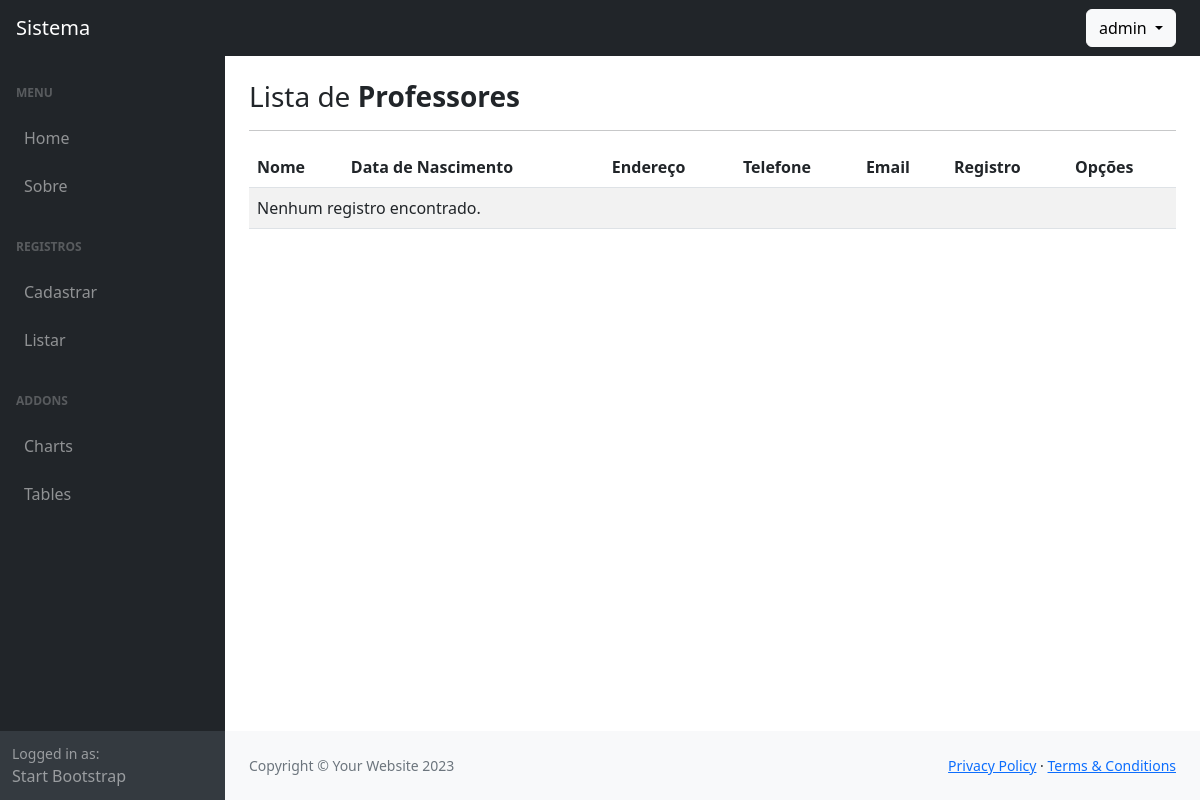
The page /listar/professores/ (signed in) on the database as committed earlier.
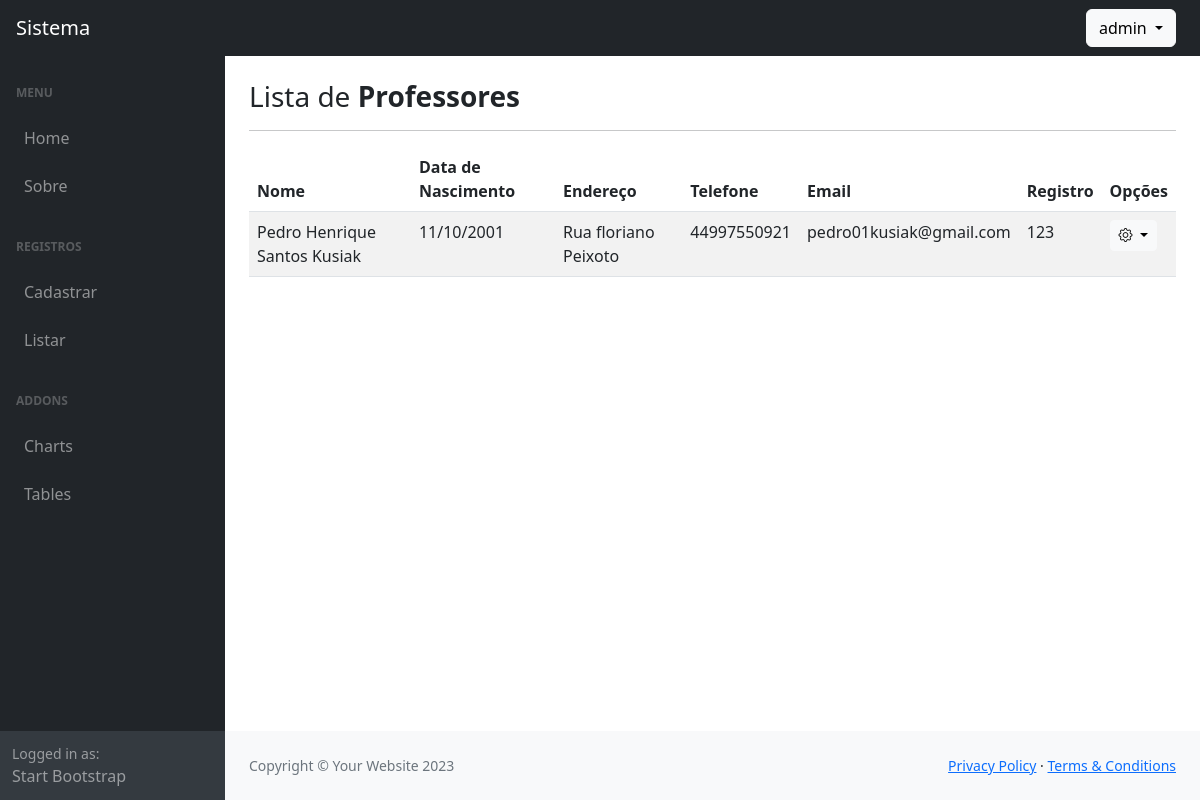
The same page on the database as committed later.
### cadastros/models.py (models this page shows, shortened)
class Professor(models.Model):
    nome = models.CharField(max_length=150)
    data_nascimento = models.DateField(verbose_name="Data de Nascimento")
    endereco = models.CharField(max_length=255)
    telefone = models.CharField(max_length=15)
    email = models.EmailField(unique=True)
    registro = models.CharField(max_length=20, unique=True)
    class Meta:
        ordering = ["nome"]

### cadastros/views.py (the view)
# urls.py: path('listar/professores/', ProfessorList.as_view(), name='listar-professor'),
class ProfessorList(LoginRequiredMixin, ListView):
    template_name = 'cadastros/list/professor.html'
    model = Professor

### cadastros/templates/cadastros/list/professor.html (shortened to what this page needs)
{% extends "paginas/modelo.html" %}
{% block conteudo %}
<h3>
    Lista de <b>Professores</b>
</h3>
<hr>
<table class="table table-striped">
    <thead>
        <th>Nome</th>
        <th>Data de Nascimento</th>
        <th>Endereço</th>
        <th>Telefone</th>
        <th>Email</th>
        <th>Registro</th>
        <th>Opções</th>
    </thead>
    <tbody>
        {% for object in object_list %}
            <tr>
                <td>{{ object.nome }}</td>
                <td>{{ object.data_nascimento|date:"d/m/Y" }}</td>
                <td>{{ object.endereco }}</td>
                <td>{{ object.telefone }}</td>
                <td>{{ object.email }}</td>
                <td>{{ object.registro }}</td>
                <td>
                    <div class="dropdown">
                        <button class="btn btn-light btn-sm dropdown-toggle" type="button" data-bs-toggle="dropdown" aria-expanded="false">
                            <i class="bi bi-gear"></i>
                        </button>
                    </div>
                </td>
            </tr>
        {% empty %}
            <tr>
                <td colspan="7">Nenhum registro encontrado.</td>
            </tr>
        {% endfor %}
    </tbody>
</table>
{% endblock %}

Rows that differ between the two databases and show on the page:
added Professor: nome "Pedro Henrique Santos Kusiak", data_nascimento "11/10/2001", endereco "Rua floriano Peixoto", telefone "44997550921", email "pedro01kusiak@gmail.com", registro "123"
Other text that changed with them:
text no longer shown: "Nenhum registro encontrado."
